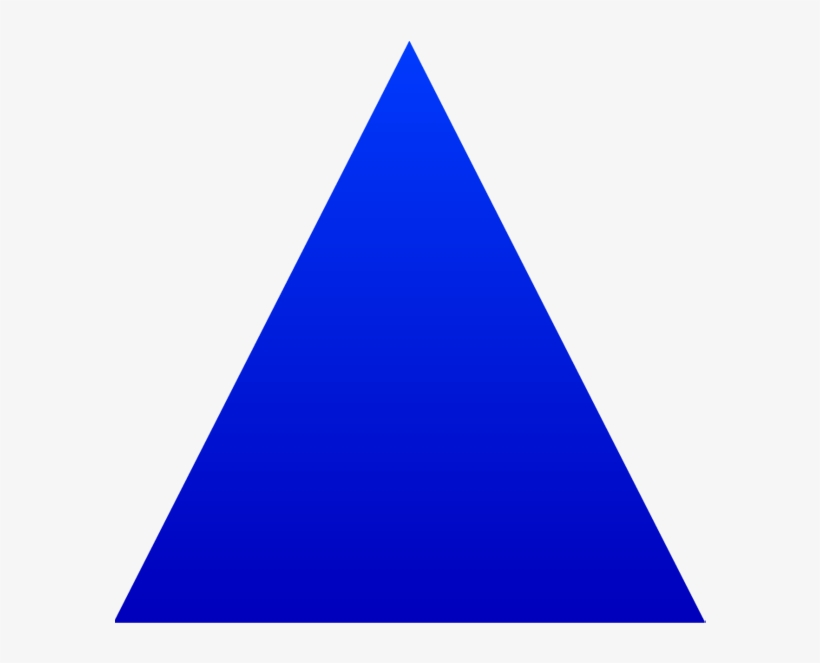
#> input picture tri.png, 820 x 663 px
$ python 18.cv_shape_detection.py
#> lines starting #> are read from the running program, lines starting #| are printed output that depends on the picture; after the words box and inside, x2 and y2 are one past the last pixel; in counts of white or black regions, pixels touching at a corner belong together
##libraries
import cv2

##image
img = cv2.imread("tri.png")
#> img is the input picture: shape (663, 820, 3); mean B, G, R 234.3, 174, 168.1

if img is not None:
    ##convert into grayscale
    gray_img = cv2.cvtColor(img, cv2.COLOR_BGR2GRAY)
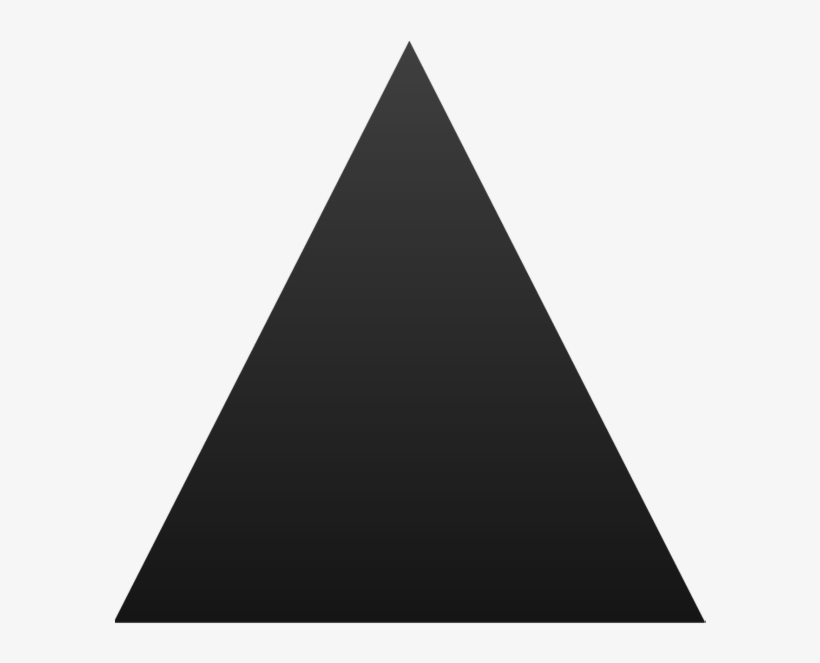
#> gray_img: shape (663, 820); min 20, max 248, mean 179.1
    ##black and white
    _, thresh = cv2.threshold(gray_img, 200, 255, cv2.THRESH_BINARY)
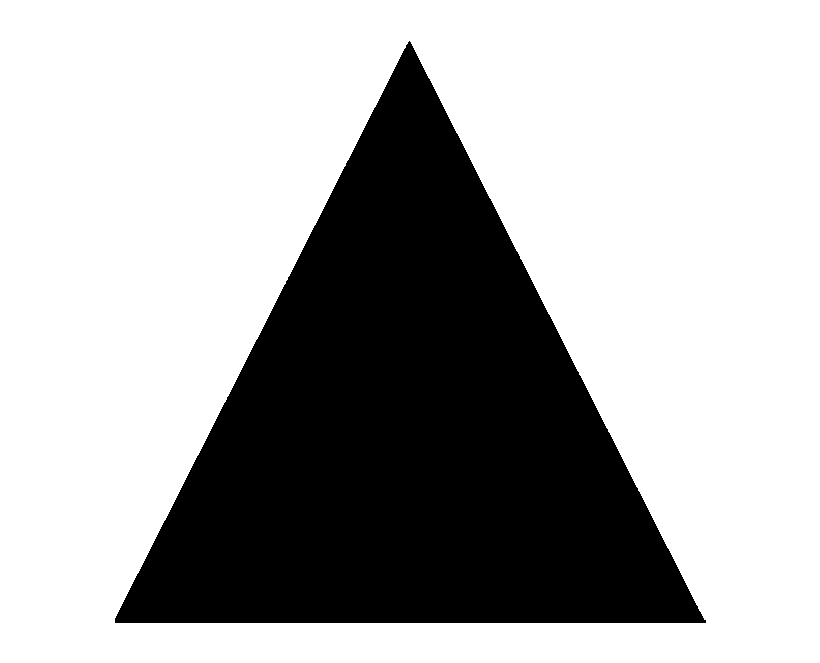
#> thresh: shape (663, 820); 68.2% white; 1 black region

    ## find contours list
    contour, heirarchy = cv2.findContours(thresh, cv2.RETR_TREE, cv2.CHAIN_APPROX_SIMPLE)
#> contour = 2 contours; box (x1, y1, x2, y2) and area: (0, 0, 820, 663) 542178, (114, 40, 707, 624) 173778

    ##draw contours over the images
    thick = 4
    contour_idx = -1
    color = (0, 0, 255)
    cv2.drawContours(img, contour, contour_idx, color, thickness=thick)
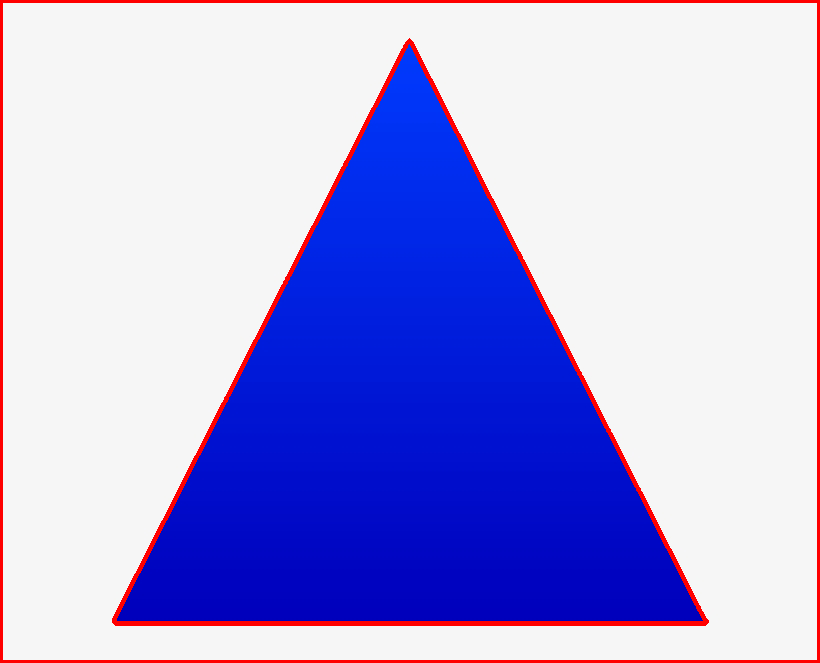
#> img: shape (663, 820, 3); 3.24% of pixels changed, all inside (x1, y1, x2, y2) = (0, 0, 820, 663)

    ##checking the contours
    for cont in contour:
        approx_shape = cv2.approxPolyDP(cont, 0.01*cv2.arcLength(cont,True), True)

        ##corners
        corners = len(approx_shape)

        if corners==3:
            shape_name = "Triangle"
        elif corners==4:
            shape_name="Rectangle"
        elif corners==5:
            shape_name="Pentagon"
        elif corners>5:
            shape_name="Circle"

        else:
            shape_name="Unknown"

        cv2.drawContours(img, [approx_shape], contour_idx, color, thickness=thick)
        ##for text point
        x=approx_shape.ravel()[0]
        y=approx_shape.ravel()[1]-10
        cv2.putText(img,
                    shape_name,
                    (x,y),
                    cv2.FONT_HERSHEY_COMPLEX,
                    fontScale=2,
                    color=color,
                    thickness=thick)
#> this loop made 2 passes
#> (approx_shape, corners, shape_name, x, y) on passes 1 to 2: ([[0, 0], [0, 662], [819, 662], [819, 0]], 4, 'Rectangle', 0, -10), ([[409, 40], [705, 623], [114, 622]], 3, 'Triangle', 409, 30)
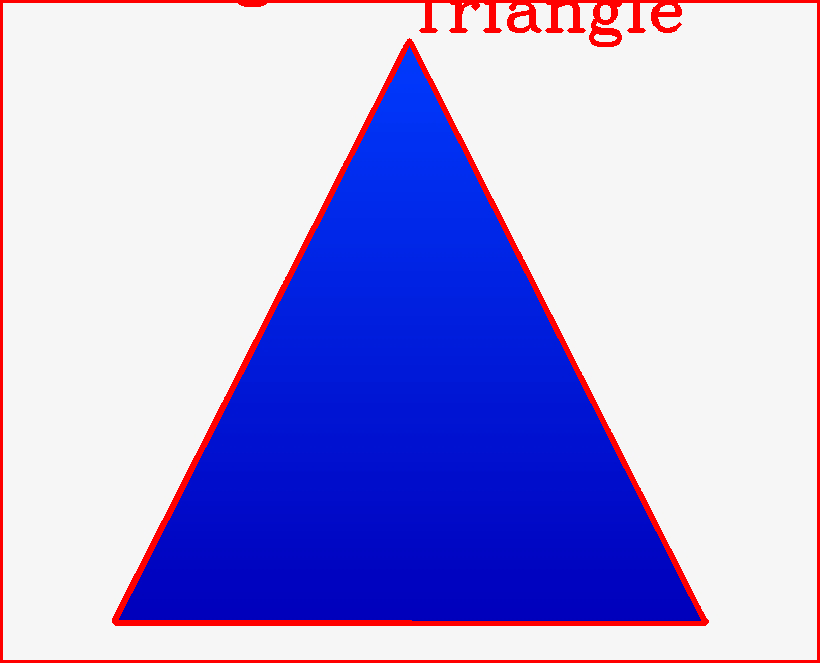
#> img: shape (663, 820, 3); 1.03% of pixels changed, all inside (x1, y1, x2, y2) = (117, 3, 703, 621)

    ##display
    cv2.imshow("Contours", img)
    cv2.waitKey(0)
    cv2.destroyAllWindows()
